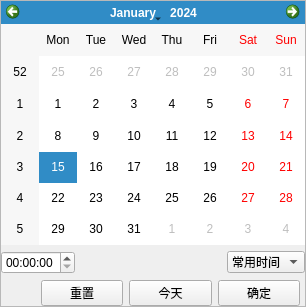
<?xml version="1.0" encoding="UTF-8"?>
<ui version="4.0">
 <class>DateTimePicker</class>
 <widget class="QFrame" name="DateTimePicker">
  <property name="geometry">
   <rect>
    <x>0</x>
    <y>0</y>
    <width>306</width>
    <height>307</height>
   </rect>
  </property>
  <property name="windowTitle">
   <string>Frame</string>
  </property>
  <property name="frameShape">
   <enum>QFrame::StyledPanel</enum>
  </property>
  <property name="frameShadow">
   <enum>QFrame::Raised</enum>
  </property>
  <layout class="QVBoxLayout" name="verticalLayout">
   <property name="leftMargin">
    <number>0</number>
   </property>
   <property name="topMargin">
    <number>0</number>
   </property>
   <property name="rightMargin">
    <number>0</number>
   </property>
   <property name="bottomMargin">
    <number>0</number>
   </property>
   <item>
    <widget class="QCalendarWidget" name="calendarWidget"/>
   </item>
   <item>
    <layout class="QHBoxLayout" name="horizontalLayout_3">
     <item>
      <widget class="QTimeEdit" name="te_time">
       <property name="displayFormat">
        <string>hh:mm:ss</string>
       </property>
      </widget>
     </item>
     <item>
      <spacer name="horizontalSpacer_2">
       <property name="orientation">
        <enum>Qt::Horizontal</enum>
       </property>
       <property name="sizeHint" stdset="0">
        <size>
         <width>40</width>
         <height>20</height>
        </size>
       </property>
      </spacer>
     </item>
     <item>
      <widget class="QComboBox" name="cb_time">
       <item>
        <property name="text">
         <string>常用时间</string>
        </property>
       </item>
       <item>
        <property name="text">
         <string>12:12:12</string>
        </property>
       </item>
       <item>
        <property name="text">
         <string>11:11:11</string>
        </property>
       </item>
       <item>
        <property name="text">
         <string>02:02:02</string>
        </property>
       </item>
      </widget>
     </item>
    </layout>
   </item>
   <item>
    <layout class="QHBoxLayout" name="horizontalLayout_2">
     <property name="rightMargin">
      <number>5</number>
     </property>
     <item>
      <spacer name="horizontalSpacer">
       <property name="orientation">
        <enum>Qt::Horizontal</enum>
       </property>
       <property name="sizeType">
        <enum>QSizePolicy::Minimum</enum>
       </property>
       <property name="sizeHint" stdset="0">
        <size>
         <width>40</width>
         <height>20</height>
        </size>
       </property>
      </spacer>
     </item>
     <item>
      <layout class="QHBoxLayout" name="horizontalLayout">
       <item>
        <widget class="QPushButton" name="btn_clear">
         <property name="text">
          <string>重置</string>
         </property>
        </widget>
       </item>
       <item>
        <widget class="QPushButton" name="btn_now">
         <property name="text">
          <string>今天</string>
         </property>
        </widget>
       </item>
       <item>
        <widget class="QPushButton" name="btn_ok">
         <property name="text">
          <string>确定</string>
         </property>
        </widget>
       </item>
      </layout>
     </item>
    </layout>
   </item>
  </layout>
 </widget>
 <resources/>
 <connections/>
</ui>
